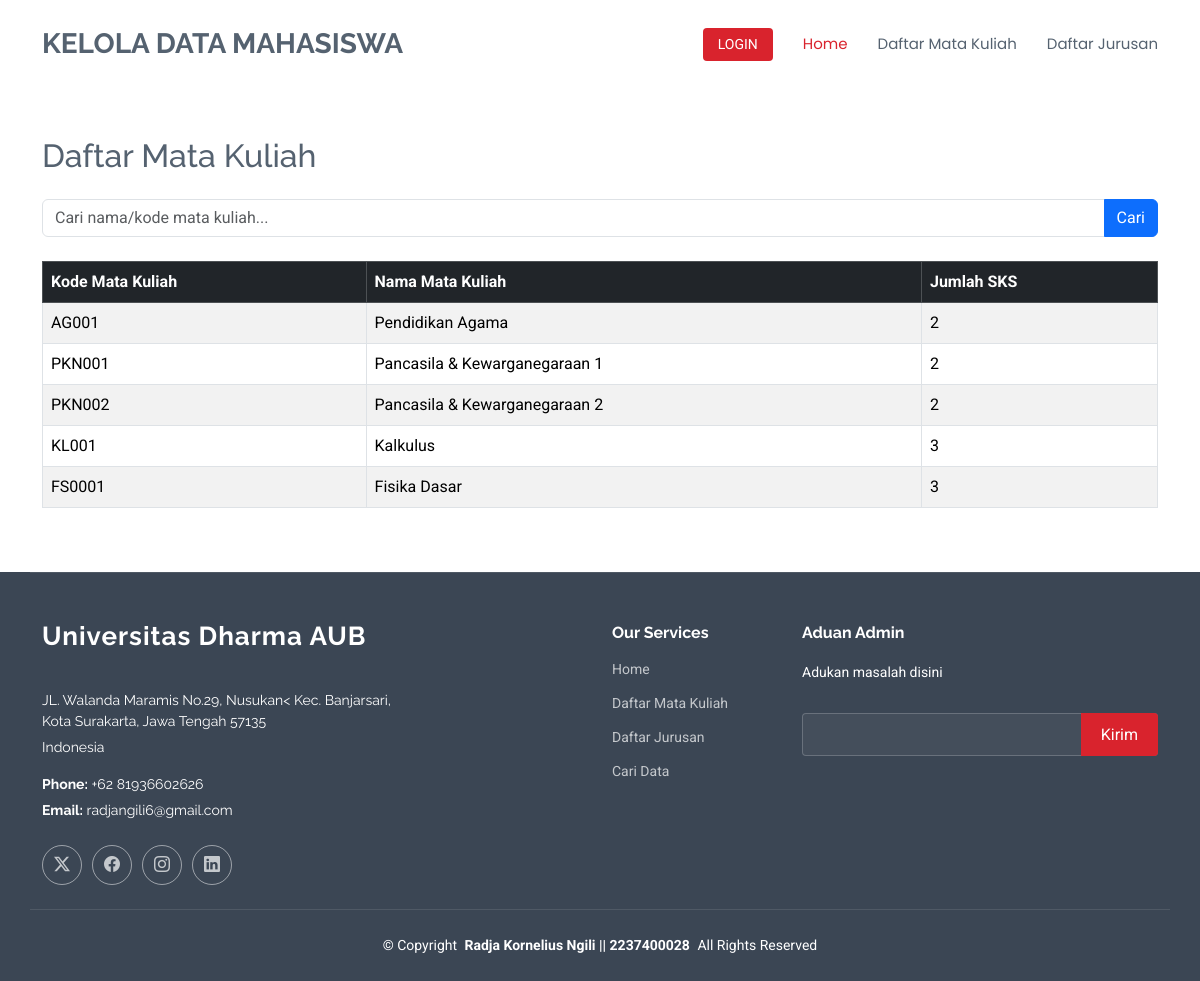
Screenshot of /daftar_matkul.php with the database file from the repository.
### tables this page shows
CREATE TABLE `mata_kuliah` (
  `id` int(11) NOT NULL,
  `kode_mk` varchar(10) NOT NULL,
  `nama_mk` varchar(255) NOT NULL,
  `sks` int(11) NOT NULL,
  `dosen_id` int(11) DEFAULT NULL
);

### daftar_matkul.php (the view, shortened to what this page needs)
<?php
require_once 'config/Database.php';
$db = $conn;
$search = $_GET['search'] ?? '';
$query = "SELECT * FROM mata_kuliah";
if ($search) {
    $query .= " WHERE nama_mk LIKE :search OR kode_mk LIKE :search";
    $stmt = $db->prepare($query);
    $stmt->execute(['search' => "%$search%"]);
} else {
    $stmt = $db->query($query);
}
$mataKuliah = $stmt->fetchAll(PDO::FETCH_ASSOC);
?>
<!DOCTYPE html>
<html lang="id">
<head>
    <link href="assets/vendor/bootstrap/css/bootstrap.min.css" rel="stylesheet">
    <link href="assets/vendor/bootstrap-icons/bootstrap-icons.css" rel="stylesheet">
    <link href="assets/vendor/aos/aos.css" rel="stylesheet">
    <link href="assets/vendor/glightbox/css/glightbox.min.css" rel="stylesheet">
    <link href="assets/vendor/swiper/swiper-bundle.min.css" rel="stylesheet">
    <link href="assets/css/main.css" rel="stylesheet">
</head>
<body class="index-page">
    <header id="header" class="header d-flex align-items-center sticky-top">
        <div class="container-fluid container-xl position-relative d-flex align-items-center">
            <a href="index.php" class="logo d-flex align-items-center me-auto">
                <h1 class="sitename">Kelola Data Mahasiswa</h1>
            </a>
            <nav id="navmenu" class="navmenu">
                <ul>
                    <li><a href="index.php" class="active">Home</a></li>
                    <li><a href="daftar_matkul.php">Daftar Mata Kuliah</a></li>
                    <li><a href="daftar_jurusan.php">Daftar Jurusan</a></li>
                </ul>
            </nav>
            <a class="btn-getstarted" href="login.php">LOGIN</a>
        </div>
    </header>
    <main class="main py-5">
        <div class="container">
            <h2 class="mb-4">Daftar Mata Kuliah</h2>
            <form method="GET" class="mb-4">
                <div class="input-group">
                    <input type="text" name="search" class="form-control" placeholder="Cari nama/kode mata kuliah..." value="<?= htmlspecialchars($search) ?>">
                    <button class="btn btn-primary" type="submit">Cari</button>
                </div>
            </form>
            <table class="table table-bordered table-striped">
                <thead class="table-dark">
                    <tr>
                        <th>Kode Mata Kuliah</th>
                        <th>Nama Mata Kuliah</th>
                        <th>Jumlah SKS</th>
                    </tr>
                </thead>
                <tbody>
                    <?php if ($mataKuliah) : ?>
                        <?php foreach ($mataKuliah as $mk) : ?>
                            <tr>
                                <td><?= htmlspecialchars($mk['kode_mk']) ?></td>
                                <td><?= htmlspecialchars($mk['nama_mk']) ?></td>
                                <td><?= htmlspecialchars($mk['sks']) ?></td>
                            </tr>
                        <?php endforeach; ?>
                    <?php else : ?>
                        <tr>
                            <td colspan="3" class="text-center">Data tidak ditemukan.</td>
                        </tr>
                    <?php endif; ?>
                </tbody>
            </table>
        </div>
    </main>
    <footer id="footer" class="footer dark-background">
        <div class="container footer-top">
            <div class="row gy-4">
                <div class="col-lg-4 col-md-6 footer-about">
                    <a href="index.html" class="logo d-flex align-items-center">
                        <span class="sitename">Universitas Dharma AUB</span>
                    </a>
                    <div class="footer-contact pt-3">
                        <p>JL. Walanda Maramis No.29, Nusukan< Kec. Banjarsari, Kota Surakarta, Jawa Tengah 57135</p>
                        <p>Indonesia</p>
                        <p class="mt-3"><strong>Phone:</strong> <span>+62 81936602626</span></p>
                        <p><strong>Email:</strong> <span>radjangili6@gmail.com</span></p>
                    </div>
                    <div class="social-links d-flex mt-4">
                        <a href=""><i class="bi bi-twitter-x"></i></a>
                        <a href=""><i class="bi bi-facebook"></i></a>
                        <a href=""><i class="bi bi-instagram"></i></a>
                        <a href=""><i class="bi bi-linkedin"></i></a>
                    </div>
                </div>
                <div class="col-lg-2 col-md-3 footer-links">
                </div>
                <div class="col-lg-2 col-md-3 footer-links">
                    <h4>Our Services</h4>
                    <ul>
                        <li><a href="index.php">Home</a></li>
                        <li><a href="daftar_matkul.php">Daftar Mata Kuliah</a></li>
                        <li><a href="daftar_jurusan.php">Daftar Jurusan</a></li>
                        <li><a href="krs.php">Cari Data</a></li>
                    </ul>
                </div>
                <div class="col-lg-4 col-md-12 footer-newsletter">
                    <h4>Aduan Admin</h4>
                    <p>Adukan masalah disini</p>
                    <form action="forms/newsletter.php" method="post" class="php-email-form">
                        <div class="newsletter-form"><input type="email" name="email"><input type="submit" value="Kirim"></div>
                    </form>
                </div>
            </div>
        </div>
        <div class="container copyright text-center mt-4">
            <p>© <span>Copyright</span> <strong class="px-1 sitename">Radja Kornelius Ngili || 2237400028 </strong> <span>All Rights Reserved</span></p>
        </div>
    </footer>
</body>
</html>

### rows the page displays
mata_kuliah: kode_mk "AG001", nama_mk "Pendidikan Agama", sks "2"
mata_kuliah: kode_mk "PKN001", nama_mk "Pancasila & Kewarganegaraan 1", sks "2"
mata_kuliah: kode_mk "PKN002", nama_mk "Pancasila & Kewarganegaraan 2", sks "2"
mata_kuliah: kode_mk "KL001", nama_mk "Kalkulus", sks "3"
mata_kuliah: kode_mk "FS0001", nama_mk "Fisika Dasar", sks "3"
